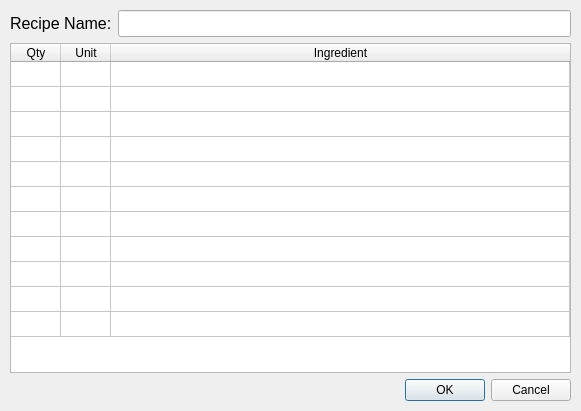
<?xml version="1.0" encoding="UTF-8"?>
<ui version="4.0">
 <class>RecipeDialog</class>
 <widget class="QDialog" name="RecipeDialog">
  <property name="geometry">
   <rect>
    <x>0</x>
    <y>0</y>
    <width>581</width>
    <height>411</height>
   </rect>
  </property>
  <property name="windowTitle">
   <string>Recipe Editor</string>
  </property>
  <widget class="QWidget" name="verticalLayoutWidget">
   <property name="geometry">
    <rect>
     <x>10</x>
     <y>10</y>
     <width>561</width>
     <height>391</height>
    </rect>
   </property>
   <layout class="QVBoxLayout" name="verticalLayout">
    <item>
     <layout class="QHBoxLayout" name="horizontalLayout_2">
      <item>
       <widget class="QLabel" name="recipeNameLbl">
        <property name="font">
         <font>
          <pointsize>12</pointsize>
         </font>
        </property>
        <property name="text">
         <string>Recipe Name:</string>
        </property>
       </widget>
      </item>
      <item>
       <widget class="QLineEdit" name="recipeName">
        <property name="font">
         <font>
          <pointsize>12</pointsize>
         </font>
        </property>
       </widget>
      </item>
     </layout>
    </item>
    <item>
     <widget class="QTableWidget" name="recipeTable">
      <property name="horizontalScrollBarPolicy">
       <enum>Qt::ScrollBarAlwaysOff</enum>
      </property>
      <property name="sizeAdjustPolicy">
       <enum>QAbstractScrollArea::AdjustToContents</enum>
      </property>
      <property name="rowCount">
       <number>11</number>
      </property>
      <property name="columnCount">
       <number>3</number>
      </property>
      <attribute name="horizontalHeaderCascadingSectionResizes">
       <bool>false</bool>
      </attribute>
      <attribute name="horizontalHeaderDefaultSectionSize">
       <number>50</number>
      </attribute>
      <attribute name="horizontalHeaderMinimumSectionSize">
       <number>25</number>
      </attribute>
      <attribute name="horizontalHeaderStretchLastSection">
       <bool>true</bool>
      </attribute>
      <attribute name="verticalHeaderVisible">
       <bool>false</bool>
      </attribute>
      <attribute name="verticalHeaderDefaultSectionSize">
       <number>25</number>
      </attribute>
      <attribute name="verticalHeaderMinimumSectionSize">
       <number>25</number>
      </attribute>
      <row/>
      <row/>
      <row/>
      <row/>
      <row/>
      <row/>
      <row/>
      <row/>
      <row/>
      <row/>
      <row/>
      <column>
       <property name="text">
        <string>Qty</string>
       </property>
      </column>
      <column>
       <property name="text">
        <string>Unit</string>
       </property>
      </column>
      <column>
       <property name="text">
        <string>Ingredient</string>
       </property>
      </column>
     </widget>
    </item>
    <item>
     <widget class="QDialogButtonBox" name="buttonBox">
      <property name="orientation">
       <enum>Qt::Horizontal</enum>
      </property>
      <property name="standardButtons">
       <set>QDialogButtonBox::Cancel|QDialogButtonBox::Ok</set>
      </property>
     </widget>
    </item>
   </layout>
  </widget>
 </widget>
 <resources/>
 <connections>
  <connection>
   <sender>buttonBox</sender>
   <signal>accepted()</signal>
   <receiver>RecipeDialog</receiver>
   <slot>accept()</slot>
   <hints>
    <hint type="sourcelabel">
     <x>248</x>
     <y>254</y>
    </hint>
    <hint type="destinationlabel">
     <x>157</x>
     <y>274</y>
    </hint>
   </hints>
  </connection>
  <connection>
   <sender>buttonBox</sender>
   <signal>rejected()</signal>
   <receiver>RecipeDialog</receiver>
   <slot>reject()</slot>
   <hints>
    <hint type="sourcelabel">
     <x>316</x>
     <y>260</y>
    </hint>
    <hint type="destinationlabel">
     <x>286</x>
     <y>274</y>
    </hint>
   </hints>
  </connection>
 </connections>
</ui>
